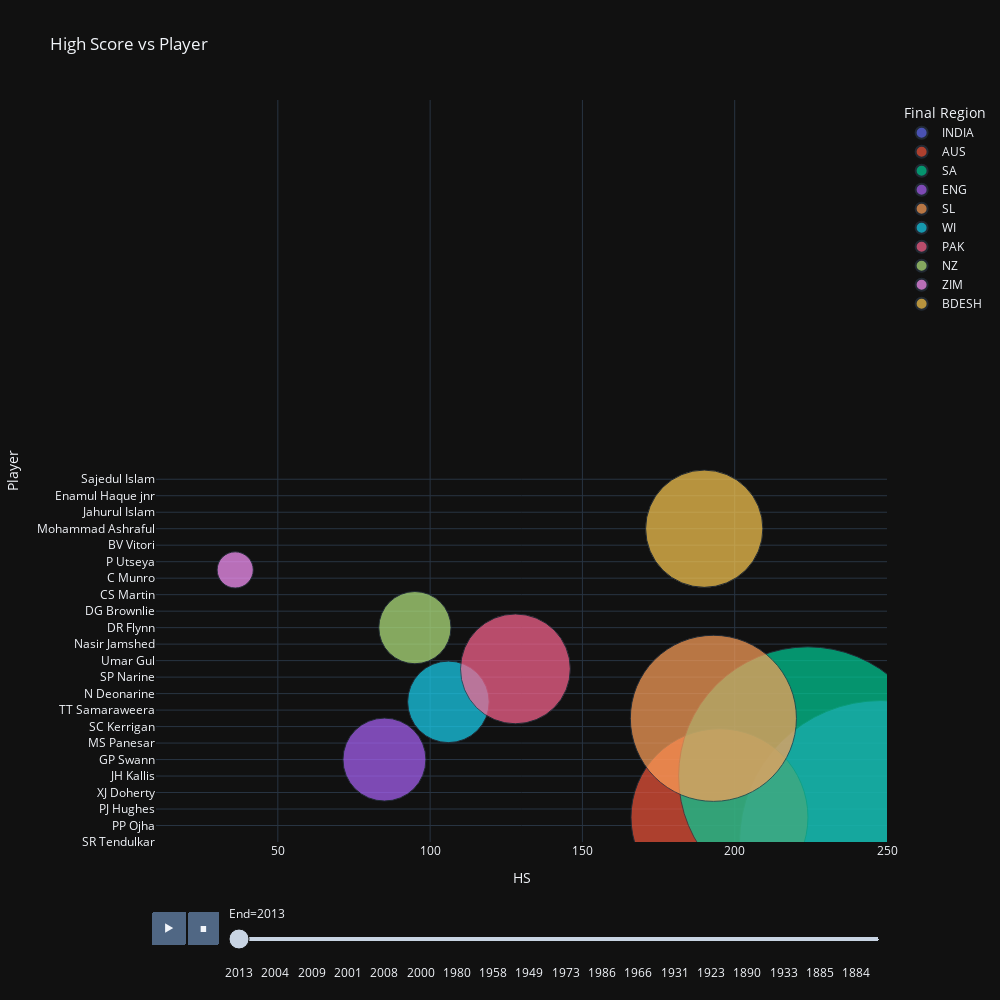

The code cell stored with this chart in its notebook:
### Code cell
px.scatter(test, x="HS", y="Player", animation_frame="End", animation_group="Final Region",
           size="Runs", color="Final Region", hover_name="Final Region",
           log_x=False, size_max=200, range_x=[10,250], range_y=[0,90], height=1000, width=1000, title='High Score vs Player',
           template='plotly_dark')

### Figure 1 — Plotly figure (JSON) as saved in the notebook; plotly's stock layout.template omitted (floating-point values rounded to 4 significant figures)
{"data": [{"hovertemplate": "<b>%{hovertext}</b><br><br>Final Region=INDIA<br>End=2013<br>HS=%{x}<br>Player=%{y}<br>Runs=%{marker.size}<extra></extra>", "hovertext": ["INDIA", "INDIA", "INDIA"], "ids": ["INDIA", "INDIA", "INDIA"], "legendgroup": "INDIA", "marker": {"color": "#636efa", "size": [15921, 8586, 89], "sizemode": "area", "sizeref": 0.398, "symbol": "circle"}, "mode": "markers", "name": "INDIA", "orientation": "h", "showlegend": true, "type": "scatter", "x": [248, 319, 18], "xaxis": "x", "y": ["SR Tendulkar", "V Sehwag", "PP Ojha"], "yaxis": "y"}, {"hovertemplate": "<b>%{hovertext}</b><br><br>Final Region=AUS<br>End=2013<br>HS=%{x}<br>Player=%{y}<br>Runs=%{marker.size}<extra></extra>", "hovertext": ["AUS", "AUS", "AUS", "AUS", "AUS"], "ids": ["AUS", "AUS", "AUS", "AUS", "AUS"], "legendgroup": "AUS", "marker": {"color": "#EF553B", "size": [6235, 1535, 1001, 51, 45], "sizemode": "area", "sizeref": 0.398, "symbol": "circle"}, "mode": "markers", "name": "AUS", "orientation": "h", "showlegend": true, "type": "scatter", "x": [195, 160, 136, 18, 23], "xaxis": "x", "y": ["MEK Hussey", "PJ Hughes", "EJM Cowan", "XJ Doherty", "JP Faulkner"], "yaxis": "y"}, {"hovertemplate": "<b>%{hovertext}</b><br><br>Final Region=SA<br>End=2013<br>HS=%{x}<br>Player=%{y}<br>Runs=%{marker.size}<extra></extra>", "hovertext": ["SA", "SA"], "ids": ["SA", "SA"], "legendgroup": "SA", "marker": {"color": "#00cc96", "size": [13289, 27], "sizemode": "area", "sizeref": 0.398, "symbol": "circle"}, "mode": "markers", "name": "SA", "orientation": "h", "showlegend": true, "type": "scatter", "x": [224, 17], "xaxis": "x", "y": ["JH Kallis", "RK Kleinveldt"], "yaxis": "y"}, {"hovertemplate": "<b>%{hovertext}</b><br><br>Final Region=ENG<br>End=2013<br>HS=%{x}<br>Player=%{y}<br>Runs=%{marker.size}<extra></extra>", "hovertext": ["ENG", "ENG", "ENG", "ENG", "ENG"], "ids": ["ENG", "ENG", "ENG", "ENG", "ENG"], "legendgroup": "ENG", "marker": {"color": "#ab63fa", "size": [1370, 575, 220, 113, 1], "sizemode": "area", "sizeref": 0.398, "symbol": "circle"}, "mode": "markers", "name": "ENG", "orientation": "h", "showlegend": true, "type": "scatter", "x": [85, 91, 26, 25, 1], "xaxis": "x", "y": ["GP Swann", "TT Bresnan", "MS Panesar", "CT Tremlett", "SC Kerrigan"], "yaxis": "y"}, {"hovertemplate": "<b>%{hovertext}</b><br><br>Final Region=SL<br>End=2013<br>HS=%{x}<br>Player=%{y}<br>Runs=%{marker.size}<extra></extra>", "hovertext": ["SL", "SL"], "ids": ["SL", "SL"], "legendgroup": "SL", "marker": {"color": "#FFA15A", "size": [5492, 5462], "sizemode": "area", "sizeref": 0.398, "symbol": "circle"}, "mode": "markers", "name": "SL", "orientation": "h", "showlegend": true, "type": "scatter", "x": [193, 231], "xaxis": "x", "y": ["TM Dilshan", "TT Samaraweera"], "yaxis": "y"}, {"hovertemplate": "<b>%{hovertext}</b><br><br>Final Region=WI<br>End=2013<br>HS=%{x}<br>Player=%{y}<br>Runs=%{marker.size}<extra></extra>", "hovertext": ["WI", "WI", "WI", "WI"], "ids": ["WI", "WI", "WI", "WI"], "legendgroup": "WI", "marker": {"color": "#19d3f3", "size": [1323, 725, 401, 40], "sizemode": "area", "sizeref": 0.398, "symbol": "circle"}, "mode": "markers", "name": "WI", "orientation": "h", "showlegend": true, "type": "scatter", "x": [106, 82, 95, 22], "xaxis": "x", "y": ["DJG Sammy", "N Deonarine", "TL Best", "SP Narine"], "yaxis": "y"}, {"hovertemplate": "<b>%{hovertext}</b><br><br>Final Region=PAK<br>End=2013<br>HS=%{x}<br>Player=%{y}<br>Runs=%{marker.size}<extra></extra>", "hovertext": ["PAK", "PAK", "PAK", "PAK", "PAK"], "ids": ["PAK", "PAK", "PAK", "PAK", "PAK"], "legendgroup": "PAK", "marker": {"color": "#FF6692", "size": [2400, 577, 170, 51, 28], "sizemode": "area", "sizeref": 0.398, "symbol": "circle"}, "mode": "markers", "name": "PAK", "orientation": "h", "showlegend": true, "type": "scatter", "x": [128, 65, 57, 46, 14], "xaxis": "x", "y": ["Imran Farhat", "Umar Gul", "Tanvir Ahmed", "Nasir Jamshed", "Mohammad Irfan"], "yaxis": "y"}, {"hovertemplate": "<b>%{hovertext}</b><br><br>Final Region=NZ<br>End=2013<br>HS=%{x}<br>Player=%{y}<br>Runs=%{marker.size}<extra></extra>", "hovertext": ["NZ", "NZ", "NZ", "NZ", "NZ", "NZ", "NZ"], "ids": ["NZ", "NZ", "NZ", "NZ", "NZ", "NZ", "NZ"], "legendgroup": "NZ", "marker": {"color": "#B6E880", "size": [1038, 808, 711, 325, 123, 74, 15], "sizemode": "area", "sizeref": 0.398, "symbol": "circle"}, "mode": "markers", "name": "NZ", "orientation": "h", "showlegend": true, "type": "scatter", "x": [95, 122, 109, 83, 12, 41, 15], "xaxis": "x", "y": ["DR Flynn", "JEC Franklin", "DG Brownlie", "AJ Redmond", "CS Martin", "BP Martin", "C Munro"], "yaxis": "y"}, {"hovertemplate": "<b>%{hovertext}</b><br><br>Final Region=ZIM<br>End=2013<br>HS=%{x}<br>Player=%{y}<br>Runs=%{marker.size}<extra></extra>", "hovertext": ["ZIM", "ZIM", "ZIM", "ZIM", "ZIM"], "ids": ["ZIM", "ZIM", "ZIM", "ZIM", "ZIM"], "legendgroup": "ZIM", "marker": {"color": "#FF97FF", "size": [261, 107, 72, 52, 20], "sizemode": "area", "sizeref": 0.398, "symbol": "circle"}, "mode": "markers", "name": "ZIM", "orientation": "h", "showlegend": true, "type": "scatter", "x": [36, 45, 31, 19, 10], "xaxis": "x", "y": ["RW Price", "P Utseya", "KO Meth", "BV Vitori", "T Maruma"], "yaxis": "y"}, {"hovertemplate": "<b>%{hovertext}</b><br><br>Final Region=BDESH<br>End=2013<br>HS=%{x}<br>Player=%{y}<br>Runs=%{marker.size}<extra></extra>", "hovertext": ["BDESH", "BDESH", "BDESH", "BDESH", "BDESH", "BDESH", "BDESH", "BDESH"], "ids": ["BDESH", "BDESH", "BDESH", "BDESH", "BDESH", "BDESH", "BDESH", "BDESH"], "legendgroup": "BDESH", "marker": {"color": "#FECB52", "size": [2737, 1267, 347, 165, 59, 38, 18, 14], "sizemode": "area", "sizeref": 0.398, "symbol": "circle"}, "mode": "markers", "name": "BDESH", "orientation": "h", "showlegend": true, "type": "scatter", "x": [190, 138, 48, 113, 13, 20, 6, 14], "xaxis": "x", "y": ["Mohammad Ashraful", "Shahriar Nafees", "Jahurul Islam", "Abul Hasan", "Enamul Haque jnr", "Elias Sunny", "Sajedul Islam", "Ziaur Rahman"], "yaxis": "y"}], "layout": {"height": 1000, "legend": {"itemsizing": "constant", "title": {"text": "Final Region"}, "tracegroupgap": 0}, "sliders": [{"active": 0, "currentvalue": {"prefix": "End="}, "len": 0.9, "pad": {"b": 10, "t": 60}, "steps": [{"args": [["2013"], {"frame": {"duration": 0, "redraw": false}, "fromcurrent": true, "mode": "immediate", "transition": {"duration": 0, "easing": "linear"}}], "label": "2013", "method": "animate"}, {"args": [["2012"], {"frame": {"duration": 0, "redraw": false}, "fromcurrent": true, "mode": "immediate", "transition": {"duration": 0, "easing": "linear"}}], "label": "2012", "method": "animate"}, {"args": [["2018"], {"frame": {"duration": 0, "redraw": false}, "fromcurrent": true, "mode": "immediate", "transition": {"duration": 0, "easing": "linear"}}], "label": "2018", "method": "animate"}, {"args": [["2015"], {"frame": {"duration": 0, "redraw": false}, "fromcurrent": true, "mode": "immediate", "transition": {"duration": 0, "easing": "linear"}}], "label": "2015", "method": "animate"}, {"args": [["2006"], {"frame": {"duration": 0, "redraw": false}, "fromcurrent": true, "mode": "immediate", "transition": {"duration": 0, "easing": "linear"}}], "label": "2006", "method": "animate"}, {"args": [["2014"], {"frame": {"duration": 0, "redraw": false}, "fromcurrent": true, "mode": "immediate", "transition": {"duration": 0, "easing": "linear"}}], "label": "2014", "method": "animate"}, {"args": [["1994"], {"frame": {"duration": 0, "redraw": false}, "fromcurrent": true, "mode": "immediate", "transition": {"duration": 0, "easing": "linear"}}], "label": "1994", "method": "animate"}, {"args": [["2004"], {"frame": {"duration": 0, "redraw": false}, "fromcurrent": true, "mode": "immediate", "transition": {"duration": 0, "easing": "linear"}}], "label": "2004", "method": "animate"}, {"args": [["1987"], {"frame": {"duration": 0, "redraw": false}, "fromcurrent": true, "mode": "immediate", "transition": {"duration": 0, "easing": "linear"}}], "label": "1987", "method": "animate"}, {"args": [["2017"], {"frame": {"duration": 0, "redraw": false}, "fromcurrent": true, "mode": "immediate", "transition": {"duration": 0, "easing": "linear"}}], "label": "2017", "method": "animate"}, {"args": [["2019"], {"frame": {"duration": 0, "redraw": false}, "fromcurrent": true, "mode": "immediate", "transition": {"duration": 0, "easing": "linear"}}], "label": "2019", "method": "animate"}, {"args": [["1995"], {"frame": {"duration": 0, "redraw": false}, "fromcurrent": true, "mode": "immediate", "transition": {"duration": 0, "easing": "linear"}}], "label": "1995", "method": "animate"}, {"args": [["1993"], {"frame": {"duration": 0, "redraw": false}, "fromcurrent": true, "mode": "immediate", "transition": {"duration": 0, "easing": "linear"}}], "label": "1993", "method": "animate"}, {"args": [["2007"], {"frame": {"duration": 0, "redraw": false}, "fromcurrent": true, "mode": "immediate", "transition": {"duration": 0, "easing": "linear"}}], "label": "2007", "method": "animate"}, {"args": [["2009"], {"frame": {"duration": 0, "redraw": false}, "fromcurrent": true, "mode": "immediate", "transition": {"duration": 0, "easing": "linear"}}], "label": "2009", "method": "animate"}, {"args": [["1991"], {"frame": {"duration": 0, "redraw": false}, "fromcurrent": true, "mode": "immediate", "transition": {"duration": 0, "easing": "linear"}}], "label": "1991", "method": "animate"}, {"args": [["2003"], {"frame": {"duration": 0, "redraw": false}, "fromcurrent": true, "mode": "immediate", "transition": {"duration": 0, "easing": "linear"}}], "label": "2003", "method": "animate"}, {"args": [["1992"], {"frame": {"duration": 0, "redraw": false}, "fromcurrent": true, "mode": "immediate", "transition": {"duration": 0, "easing": "linear"}}], "label": "1992", "method": "animate"}, {"args": [["1982"], {"frame": {"duration": 0, "redraw": false}, "fromcurrent": true, "mode": "immediate", "transition": {"duration": 0, "easing": "linear"}}], "label": "1982", "method": "animate"}, {"args": [["1974"], {"frame": {"duration": 0, "redraw": false}, "fromcurrent": true, "mode": "immediate", "transition": {"duration": 0, "easing": "linear"}}], "label": "1974", "method": "animate"}, {"args": [["2002"], {"frame": {"duration": 0, "redraw": false}, "fromcurrent": true, "mode": "immediate", "transition": {"duration": 0, "easing": "linear"}}], "label": "2002", "method": "animate"}, {"args": [["2001"], {"frame": {"duration": 0, "redraw": false}, "fromcurrent": true, "mode": "immediate", "transition": {"duration": 0, "easing": "linear"}}], "label": "2001", "method": "animate"}, {"args": [["1975"], {"frame": {"duration": 0, "redraw": false}, "fromcurrent": true, "mode": "immediate", "transition": {"duration": 0, "easing": "linear"}}], "label": "1975", "method": "animate"}, {"args": [["2010"], {"frame": {"duration": 0, "redraw": false}, "fromcurrent": true, "mode": "immediate", "transition": {"duration": 0, "easing": "linear"}}], "label": "2010", "method": "animate"}, {"args": [["1999"], {"frame": {"duration": 0, "redraw": false}, "fromcurrent": true, "mode": "immediate", "transition": {"duration": 0, "easing": "linear"}}], "label": "1999", "method": "animate"}, {"args": [["1985"], {"frame": {"duration": 0, "redraw": false}, "fromcurrent": true, "mode": "immediate", "transition": {"duration": 0, "easing": "linear"}}], "label": "1985", "method": "animate"}, {"args": [["1996"], {"frame": {"duration": 0, "redraw": false}, "fromcurrent": true, "mode": "immediate", "transition": {"duration": 0, "easing": "linear"}}], "label": "1996", "method": "animate"}, {"args": [["1947"], {"frame": {"duration": 0, "redraw": false}, "fromcurrent": true, "mode": "immediate", "transition": {"duration": 0, "easing": "linear"}}], "label": "1947", "method": "animate"}, {"args": [["2008"], {"frame": {"duration": 0, "redraw": false}, "fromcurrent": true, "mode": "immediate", "transition": {"duration": 0, "easing": "linear"}}], "label": "2008", "method": "animate"}, {"args": [["1984"], {"frame": {"duration": 0, "redraw": false}, "fromcurrent": true, "mode": "immediate", "transition": {"duration": 0, "easing": "linear"}}], "label": "1984", "method": "animate"}, {"args": [["1948"], {"frame": {"duration": 0, "redraw": false}, "fromcurrent": true, "mode": "immediate", "transition": {"duration": 0, "easing": "linear"}}], "label": "1948", "method": "animate"}, {"args": [["1955"], {"frame": {"duration": 0, "redraw": false}, "fromcurrent": true, "mode": "immediate", "transition": {"duration": 0, "easing": "linear"}}], "label": "1955", "method": "animate"}, {"args": [["1968"], {"frame": {"duration": 0, "redraw": false}, "fromcurrent": true, "mode": "immediate", "transition": {"duration": 0, "easing": "linear"}}], "label": "1968", "method": "animate"}, {"args": [["2005"], {"frame": {"duration": 0, "redraw": false}, "fromcurrent": true, "mode": "immediate", "transition": {"duration": 0, "easing": "linear"}}], "label": "2005", "method": "animate"}, {"args": [["2016"], {"frame": {"duration": 0, "redraw": false}, "fromcurrent": true, "mode": "immediate", "transition": {"duration": 0, "easing": "linear"}}], "label": "2016", "method": "animate"}, {"args": [["2000"], {"frame": {"duration": 0, "redraw": false}, "fromcurrent": true, "mode": "immediate", "transition": {"duration": 0, "easing": "linear"}}], "label": "2000", "method": "animate"}, {"args": [["1963"], {"frame": {"duration": 0, "redraw": false}, "fromcurrent": true, "mode": "immediate", "transition": {"duration": 0, "easing": "linear"}}], "label": "1963", "method": "animate"}, {"args": [["1983"], {"frame": {"duration": 0, "redraw": false}, "fromcurrent": true, "mode": "immediate", "transition": {"duration": 0, "easing": "linear"}}], "label": "1983", "method": "animate"}, {"args": [["2011"], {"frame": {"duration": 0, "redraw": false}, "fromcurrent": true, "mode": "immediate", "transition": {"duration": 0, "easing": "linear"}}], "label": "2011", "method": "animate"}, {"args": [["1957"], {"frame": {"duration": 0, "redraw": false}, "fromcurrent": true, "mode": "immediate", "transition": {"duration": 0, "easing": "linear"}}], "label": "1957", "method": "animate"}, {"args": [["1930"], {"frame": {"duration": 0, "redraw": false}, "fromcurrent": true, "mode": "immediate", "transition": {"duration": 0, "easing": "linear"}}], "label": "1930", "method": "animate"}, {"args": [["1981"], {"frame": {"duration": 0, "redraw": false}, "fromcurrent": true, "mode": "immediate", "transition": {"duration": 0, "easing": "linear"}}], "label": "1981", "method": "animate"}, {"args": [["1980"], {"frame": {"duration": 0, "redraw": false}, "fromcurrent": true, "mode": "immediate", "transition": {"duration": 0, "easing": "linear"}}], "label": "1980", "method": "animate"}, {"args": [["1971"], {"frame": {"duration": 0, "redraw": false}, "fromcurrent": true, "mode": "immediate", "transition": {"duration": 0, "easing": "linear"}}], "label": "1971", "method": "animate"}, {"args": [["1976"], {"frame": {"duration": 0, "redraw": false}, "fromcurrent": true, "mode": "immediate", "transition": {"duration": 0, "easing": "linear"}}], "label": "1976", "method": "animate"}, {"args": [["1969"], {"frame": {"duration": 0, "redraw": false}, "fromcurrent": true, "mode": "immediate", "transition": {"duration": 0, "easing": "linear"}}], "label": "1969", "method": "animate"}, {"args": [["1978"], {"frame": {"duration": 0, "redraw": false}, "fromcurrent": true, "mode": "immediate", "transition": {"duration": 0, "easing": "linear"}}], "label": "1978", "method": "animate"}, {"args": [["1935"], {"frame": {"duration": 0, "redraw": false}, "fromcurrent": true, "mode": "immediate", "transition": {"duration": 0, "easing": "linear"}}], "label": "1935", "method": "animate"}, {"args": [["1961"], {"frame": {"duration": 0, "redraw": false}, "fromcurrent": true, "mode": "immediate", "transition": {"duration": 0, "easing": "linear"}}], "label": "1961", "method": "animate"}, {"args": [["1958"], {"frame": {"duration": 0, "redraw": false}, "fromcurrent": true, "mode": "immediate", "transition": {"duration": 0, "easing": "linear"}}], "label": "1958", "method": "animate"}, {"args": [["1988"], {"frame": {"duration": 0, "redraw": false}, "fromcurrent": true, "mode": "immediate", "transition": {"duration": 0, "easing": "linear"}}], "label": "1988", "method": "animate"}, {"args": [["1977"], {"frame": {"duration": 0, "redraw": false}, "fromcurrent": true, "mode": "immediate", "transition": {"duration": 0, "easing": "linear"}}], "label": "1977", "method": "animate"}, {"args": [["1989"], {"frame": {"duration": 0, "redraw": false}, "fromcurrent": true, "mode": "immediate", "transition": {"duration": 0, "easing": "linear"}}], "label": "1989", "method": "animate"}, {"args": [["1960"], {"frame": {"duration": 0, "redraw": false}, "fromcurrent": true, "mode": "immediate", "transition": {"duration": 0, "easing": "linear"}}], "label": "1960", "method": "animate"}, {"args": [["1979"], {"frame": {"duration": 0, "redraw": false}, "fromcurrent": true, "mode": "immediate", "transition": {"duration": 0, "easing": "linear"}}], "label": "1979", "method": "animate"}, {"args": [["1962"], {"frame": {"duration": 0, "redraw": false}, "fromcurrent": true, "mode": "immediate", "transition": {"duration": 0, "easing": "linear"}}], "label": "1962", "method": "animate"}, {"args": [["1949"], {"frame": {"duration": 0, "redraw": false}, "fromcurrent": true, "mode": "immediate", "transition": {"duration": 0, "easing": "linear"}}], "label": "1949", "method": "animate"}, {"args": [["1965"], {"frame": {"duration": 0, "redraw": false}, "fromcurrent": true, "mode": "immediate", "transition": {"duration": 0, "easing": "linear"}}], "label": "1965", "method": "animate"}, {"args": [["1912"], {"frame": {"duration": 0, "redraw": false}, "fromcurrent": true, "mode": "immediate", "transition": {"duration": 0, "easing": "linear"}}], "label": "1912", "method": "animate"}, {"args": [["1934"], {"frame": {"duration": 0, "redraw": false}, "fromcurrent": true, "mode": "immediate", "transition": {"duration": 0, "easing": "linear"}}], "label": "1934", "method": "animate"}, {"args": [["1967"], {"frame": {"duration": 0, "redraw": false}, "fromcurrent": true, "mode": "immediate", "transition": {"duration": 0, "easing": "linear"}}], "label": "1967", "method": "animate"}, {"args": [["1990"], {"frame": {"duration": 0, "redraw": false}, "fromcurrent": true, "mode": "immediate", "transition": {"duration": 0, "easing": "linear"}}], "label": "1990", "method": "animate"}, {"args": [["1953"], {"frame": {"duration": 0, "redraw": false}, "fromcurrent": true, "mode": "immediate", "transition": {"duration": 0, "easing": "linear"}}], "label": "1953", "method": "animate"}, {"args": [["1973"], {"frame": {"duration": 0, "redraw": false}, "fromcurrent": true, "mode": "immediate", "transition": {"duration": 0, "easing": "linear"}}], "label": "1973", "method": "animate"}, {"args": [["1951"], {"frame": {"duration": 0, "redraw": false}, "fromcurrent": true, "mode": "immediate", "transition": {"duration": 0, "easing": "linear"}}], "label": "1951", "method": "animate"}, {"args": [["1956"], {"frame": {"duration": 0, "redraw": false}, "fromcurrent": true, "mode": "immediate", "transition": {"duration": 0, "easing": "linear"}}], "label": "1956", "method": "animate"}, {"args": [["1932"], {"frame": {"duration": 0, "redraw": false}, "fromcurrent": true, "mode": "immediate", "transition": {"duration": 0, "easing": "linear"}}], "label": "1932", "method": "animate"}, {"args": [["1921"], {"frame": {"duration": 0, "redraw": false}, "fromcurrent": true, "mode": "immediate", "transition": {"duration": 0, "easing": "linear"}}], "label": "1921", "method": "animate"}, {"args": [["1997"], {"frame": {"duration": 0, "redraw": false}, "fromcurrent": true, "mode": "immediate", "transition": {"duration": 0, "easing": "linear"}}], "label": "1997", "method": "animate"}, {"args": [["1938"], {"frame": {"duration": 0, "redraw": false}, "fromcurrent": true, "mode": "immediate", "transition": {"duration": 0, "easing": "linear"}}], "label": "1938", "method": "animate"}, {"args": [["1986"], {"frame": {"duration": 0, "redraw": false}, "fromcurrent": true, "mode": "immediate", "transition": {"duration": 0, "easing": "linear"}}], "label": "1986", "method": "animate"}, {"args": [["1998"], {"frame": {"duration": 0, "redraw": false}, "fromcurrent": true, "mode": "immediate", "transition": {"duration": 0, "easing": "linear"}}], "label": "1998", "method": "animate"}, {"args": [["1970"], {"frame": {"duration": 0, "redraw": false}, "fromcurrent": true, "mode": "immediate", "transition": {"duration": 0, "easing": "linear"}}], "label": "1970", "method": "animate"}, {"args": [["1972"], {"frame": {"duration": 0, "redraw": false}, "fromcurrent": true, "mode": "immediate", "transition": {"duration": 0, "easing": "linear"}}], "label": "1972", "method": "animate"}, {"args": [["1926"], {"frame": {"duration": 0, "redraw": false}, "fromcurrent": true, "mode": "immediate", "transition": {"duration": 0, "easing": "linear"}}], "label": "1926", "method": "animate"}, {"args": [["1959"], {"frame": {"duration": 0, "redraw": false}, "fromcurrent": true, "mode": "immediate", "transition": {"duration": 0, "easing": "linear"}}], "label": "1959", "method": "animate"}, {"args": [["1939"], {"frame": {"duration": 0, "redraw": false}, "fromcurrent": true, "mode": "immediate", "transition": {"duration": 0, "easing": "linear"}}], "label": "1939", "method": "animate"}, {"args": [["1966"], {"frame": {"duration": 0, "redraw": false}, "fromcurrent": true, "mode": "immediate", "transition": {"duration": 0, "easing": "linear"}}], "label": "1966", "method": "animate"}, {"args": [["1924"], {"frame": {"duration": 0, "redraw": false}, "fromcurrent": true, "mode": "immediate", "transition": {"duration": 0, "easing": "linear"}}], "label": "1924", "method": "animate"}, {"args": [["1964"], {"frame": {"duration": 0, "redraw": false}, "fromcurrent": true, "mode": "immediate", "transition": {"duration": 0, "easing": "linear"}}], "label": "1964", "method": "animate"}, {"args": [["1954"], {"frame": {"duration": 0, "redraw": false}, "fromcurrent": true, "mode": "immediate", "transition": {"duration": 0, "easing": "linear"}}], "label": "1954", "method": "animate"}, {"args": [["1909"], {"frame": {"duration": 0, "redraw": false}, "fromcurrent": true, "mode": "immediate", "transition": {"duration": 0, "easing": "linear"}}], "label": "1909", "method": "animate"}, {"args": [["1937"], {"frame": {"duration": 0, "redraw": false}, "fromcurrent": true, "mode": "immediate", "transition": {"duration": 0, "easing": "linear"}}], "label": "1937", "method": "animate"}, {"args": [["1905"], {"frame": {"duration": 0, "redraw": false}, "fromcurrent": true, "mode": "immediate", "transition": {"duration": 0, "easing": "linear"}}], "label": "1905", "method": "animate"}, {"args": [["1931"], {"frame": {"duration": 0, "redraw": false}, "fromcurrent": true, "mode": "immediate", "transition": {"duration": 0, "easing": "linear"}}], "label": "1931", "method": "animate"}, {"args": [["1928"], {"frame": {"duration": 0, "redraw": false}, "fromcurrent": true, "mode": "immediate", "transition": {"duration": 0, "easing": "linear"}}], "label": "1928", "method": "animate"}, {"args": [["1929"], {"frame": {"duration": 0, "redraw": false}, "fromcurrent": true, "mode": "immediate", "transition": {"duration": 0, "easing": "linear"}}], "label": "1929", "method": "animate"}, {"args": [["1893"], {"frame": {"duration": 0, "redraw": false}, "fromcurrent": true, "mode": "immediate", "transition": {"duration": 0, "easing": "linear"}}], "label": "1893", "method": "animate"}, {"args": [["1896"], {"frame": {"duration": 0, "redraw": false}, "fromcurrent": true, "mode": "immediate", "transition": {"duration": 0, "easing": "linear"}}], "label": "1896", "method": "animate"}, {"args": [["1899"], {"frame": {"duration": 0, "redraw": false}, "fromcurrent": true, "mode": "immediate", "transition": {"duration": 0, "easing": "linear"}}], "label": "1899", "method": "animate"}, {"args": [["1911"], {"frame": {"duration": 0, "redraw": false}, "fromcurrent": true, "mode": "immediate", "transition": {"duration": 0, "easing": "linear"}}], "label": "1911", "method": "animate"}, {"args": [["1923"], {"frame": {"duration": 0, "redraw": false}, "fromcurrent": true, "mode": "immediate", "transition": {"duration": 0, "easing": "linear"}}], "label": "1923", "method": "animate"}, {"args": [["1898"], {"frame": {"duration": 0, "redraw": false}, "fromcurrent": true, "mode": "immediate", "transition": {"duration": 0, "easing": "linear"}}], "label": "1898", "method": "animate"}, {"args": [["1902"], {"frame": {"duration": 0, "redraw": false}, "fromcurrent": true, "mode": "immediate", "transition": {"duration": 0, "easing": "linear"}}], "label": "1902", "method": "animate"}, {"args": [["1908"], {"frame": {"duration": 0, "redraw": false}, "fromcurrent": true, "mode": "immediate", "transition": {"duration": 0, "easing": "linear"}}], "label": "1908", "method": "animate"}, {"args": [["1936"], {"frame": {"duration": 0, "redraw": false}, "fromcurrent": true, "mode": "immediate", "transition": {"duration": 0, "easing": "linear"}}], "label": "1936", "method": "animate"}, {"args": [["1925"], {"frame": {"duration": 0, "redraw": false}, "fromcurrent": true, "mode": "immediate", "transition": {"duration": 0, "easing": "linear"}}], "label": "1925", "method": "animate"}, {"args": [["1888"], {"frame": {"duration": 0, "redraw": false}, "fromcurrent": true, "mode": "immediate", "transition": {"duration": 0, "easing": "linear"}}], "label": "1888", "method": "animate"}, {"args": [["1890"], {"frame": {"duration": 0, "redraw": false}, "fromcurrent": true, "mode": "immediate", "transition": {"duration": 0, "easing": "linear"}}], "label": "1890", "method": "animate"}, {"args": [["1892"], {"frame": {"duration": 0, "redraw": false}, "fromcurrent": true, "mode": "immediate", "transition": {"duration": 0, "easing": "linear"}}], "label": "1892", "method": "animate"}, {"args": [["1952"], {"frame": {"duration": 0, "redraw": false}, "fromcurrent": true, "mode": "immediate", "transition": {"duration": 0, "easing": "linear"}}], "label": "1952", "method": "animate"}, {"args": [["1904"], {"frame": {"duration": 0, "redraw": false}, "fromcurrent": true, "mode": "immediate", "transition": {"duration": 0, "easing": "linear"}}], "label": "1904", "method": "animate"}, {"args": [["1950"], {"frame": {"duration": 0, "redraw": false}, "fromcurrent": true, "mode": "immediate", "transition": {"duration": 0, "easing": "linear"}}], "label": "1950", "method": "animate"}, {"args": [["1894"], {"frame": {"duration": 0, "redraw": false}, "fromcurrent": true, "mode": "immediate", "transition": {"duration": 0, "easing": "linear"}}], "label": "1894", "method": "animate"}, {"args": [["1897"], {"frame": {"duration": 0, "redraw": false}, "fromcurrent": true, "mode": "immediate", "transition": {"duration": 0, "easing": "linear"}}], "label": "1897", "method": "animate"}, {"args": [["1933"], {"frame": {"duration": 0, "redraw": false}, "fromcurrent": true, "mode": "immediate", "transition": {"duration": 0, "easing": "linear"}}], "label": "1933", "method": "animate"}, {"args": [["1895"], {"frame": {"duration": 0, "redraw": false}, "fromcurrent": true, "mode": "immediate", "transition": {"duration": 0, "easing": "linear"}}], "label": "1895", "method": "animate"}, {"args": [["1910"], {"frame": {"duration": 0, "redraw": false}, "fromcurrent": true, "mode": "immediate", "transition": {"duration": 0, "easing": "linear"}}], "label": "1910", "method": "animate"}, {"args": [["1887"], {"frame": {"duration": 0, "redraw": false}, "fromcurrent": true, "mode": "immediate", "transition": {"duration": 0, "easing": "linear"}}], "label": "1887", "method": "animate"}, {"args": [["1907"], {"frame": {"duration": 0, "redraw": false}, "fromcurrent": true, "mode": "immediate", "transition": {"duration": 0, "easing": "linear"}}], "label": "1907", "method": "animate"}, {"args": [["1946"], {"frame": {"duration": 0, "redraw": false}, "fromcurrent": true, "mode": "immediate", "transition": {"duration": 0, "easing": "linear"}}], "label": "1946", "method": "animate"}, {"args": [["1913"], {"frame": {"duration": 0, "redraw": false}, "fromcurrent": true, "mode": "immediate", "transition": {"duration": 0, "easing": "linear"}}], "label": "1913", "method": "animate"}, {"args": [["1885"], {"frame": {"duration": 0, "redraw": false}, "fromcurrent": true, "mode": "immediate", "transition": {"duration": 0, "easing": "linear"}}], "label": "1885", "method": "animate"}, {"args": [["1914"], {"frame": {"duration": 0, "redraw": false}, "fromcurrent": true, "mode": "immediate", "transition": {"duration": 0, "easing": "linear"}}], "label": "1914", "method": "animate"}, {"args": [["1886"], {"frame": {"duration": 0, "redraw": false}, "fromcurrent": true, "mode": "immediate", "transition": {"duration": 0, "easing": "linear"}}], "label": "1886", "method": "animate"}, {"args": [["1882"], {"frame": {"duration": 0, "redraw": false}, "fromcurrent": true, "mode": "immediate", "transition": {"duration": 0, "easing": "linear"}}], "label": "1882", "method": "animate"}, {"args": [["1879"], {"frame": {"duration": 0, "redraw": false}, "fromcurrent": true, "mode": "immediate", "transition": {"duration": 0, "easing": "linear"}}], "label": "1879", "method": "animate"}, {"args": [["1906"], {"frame": {"duration": 0, "redraw": false}, "fromcurrent": true, "mode": "immediate", "transition": {"duration": 0, "easing": "linear"}}], "label": "1906", "method": "animate"}, {"args": [["1883"], {"frame": {"duration": 0, "redraw": false}, "fromcurrent": true, "mode": "immediate", "transition": {"duration": 0, "easing": "linear"}}], "label": "1883", "method": "animate"}, {"args": [["1884"], {"frame": {"duration": 0, "redraw": false}, "fromcurrent": true, "mode": "immediate", "transition": {"duration": 0, "easing": "linear"}}], "label": "1884", "method": "animate"}, {"args": [["1877"], {"frame": {"duration": 0, "redraw": false}, "fromcurrent": true, "mode": "immediate", "transition": {"duration": 0, "easing": "linear"}}], "label": "1877", "method": "animate"}, {"args": [["1889"], {"frame": {"duration": 0, "redraw": false}, "fromcurrent": true, "mode": "immediate", "transition": {"duration": 0, "easing": "linear"}}], "label": "1889", "method": "animate"}, {"args": [["1880"], {"frame": {"duration": 0, "redraw": false}, "fromcurrent": true, "mode": "immediate", "transition": {"duration": 0, "easing": "linear"}}], "label": "1880", "method": "animate"}, {"args": [["1922"], {"frame": {"duration": 0, "redraw": false}, "fromcurrent": true, "mode": "immediate", "transition": {"duration": 0, "easing": "linear"}}], "label": "1922", "method": "animate"}], "x": 0.1, "xanchor": "left", "y": 0, "yanchor": "top"}], "title": {"text": "High Score vs Player"}, "updatemenus": [{"buttons": [{"args": [null, {"frame": {"duration": 500, "redraw": false}, "fromcurrent": true, "mode": "immediate", "transition": {"duration": 500, "easing": "linear"}}], "label": "&#9654;", "method": "animate"}, {"args": [[null], {"frame": {"duration": 0, "redraw": false}, "fromcurrent": true, "mode": "immediate", "transition": {"duration": 0, "easing": "linear"}}], "label": "&#9724;", "method": "animate"}], "direction": "left", "pad": {"r": 10, "t": 70}, "showactive": false, "type": "buttons", "x": 0.1, "xanchor": "right", "y": 0, "yanchor": "top"}], "width": 1000, "xaxis": {"anchor": "y", "domain": [0, 1], "range": [10, 250], "title": {"text": "HS"}}, "yaxis": {"anchor": "x", "domain": [0, 1], "range": [0, 90], "title": {"text": "Player"}}}}
